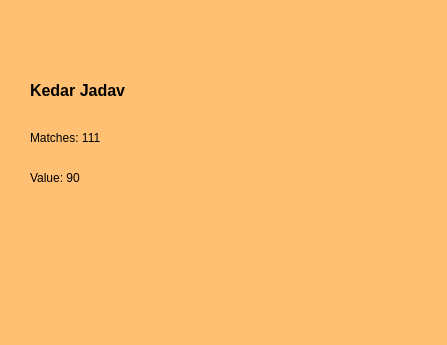
<?xml version="1.0" encoding="UTF-8"?>
<ui version="4.0">
 <class>Dialog</class>
 <widget class="QDialog" name="Dialog">
  <property name="geometry">
   <rect>
    <x>0</x>
    <y>0</y>
    <width>447</width>
    <height>345</height>
   </rect>
  </property>
  <property name="windowTitle">
   <string>Dialog</string>
  </property>
  <property name="styleSheet">
   <string notr="true">background-color: rgb(255, 192, 115);</string>
  </property>
  <widget class="QLabel" name="label_2">
   <property name="geometry">
    <rect>
     <x>30</x>
     <y>70</y>
     <width>121</width>
     <height>41</height>
    </rect>
   </property>
   <property name="font">
    <font>
     <family>Arial</family>
     <pointsize>12</pointsize>
     <weight>75</weight>
     <bold>true</bold>
    </font>
   </property>
   <property name="text">
    <string>Kedar Jadav</string>
   </property>
  </widget>
  <widget class="QLabel" name="label_3">
   <property name="geometry">
    <rect>
     <x>30</x>
     <y>130</y>
     <width>81</width>
     <height>16</height>
    </rect>
   </property>
   <property name="text">
    <string>Matches: 111</string>
   </property>
  </widget>
  <widget class="QLabel" name="label_4">
   <property name="geometry">
    <rect>
     <x>30</x>
     <y>170</y>
     <width>71</width>
     <height>16</height>
    </rect>
   </property>
   <property name="text">
    <string>Value: 90</string>
   </property>
  </widget>
  <widget class="QLabel" name="label">
   <property name="geometry">
    <rect>
     <x>210</x>
     <y>70</y>
     <width>231</width>
     <height>251</height>
    </rect>
   </property>
   <property name="text">
    <string/>
   </property>
   <property name="pixmap">
    <pixmap>Players/jadhav.png</pixmap>
   </property>
  </widget>
 </widget>
 <resources/>
 <connections/>
</ui>
